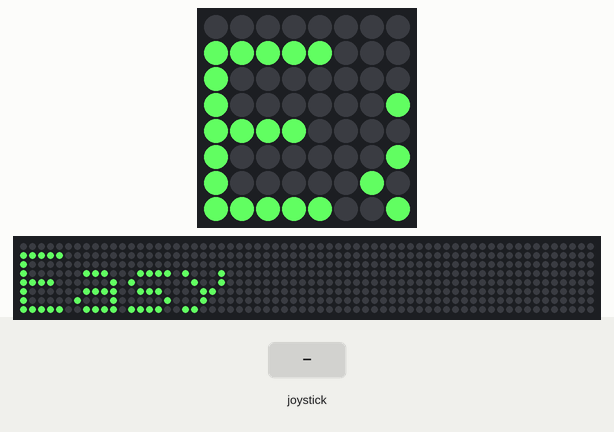
The program below on a simulated Raspberry Pi (BCM pin numbers) with a Sense HAT. Parts: the Sense HAT's 8×8 RGB LED matrix, a strip that is not on the board, showing the scrolling text unrolled. The inputs (shaded band) are chosen by the test bench. Random numbers come from a fixed seed; the 64×8 strip is a reading aid, not a part: it shows the text the matrix is scrolling, unrolled, one strip-width of it at a time; the clock reads 2024-03-15 10:24:30 at power-on unless the program sets it.

Above: at 10.4 s.
10.5 s: joystick clicked
At 11.26 s:
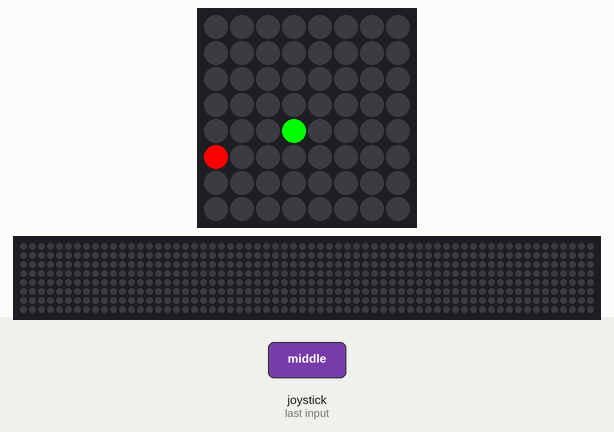
13.2 s: joystick pushed up
At 13.67 s:
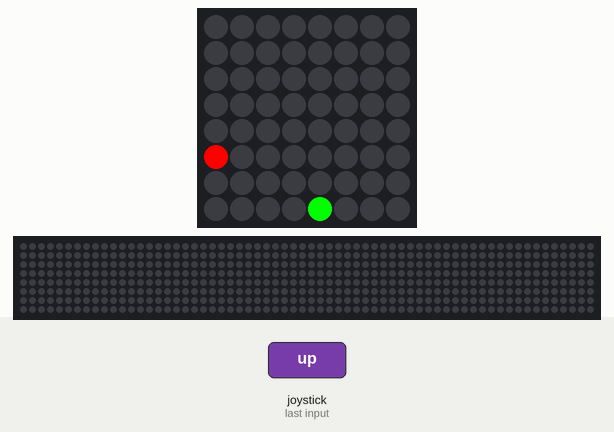
15.6 s: joystick pushed left
At 16.08 s:
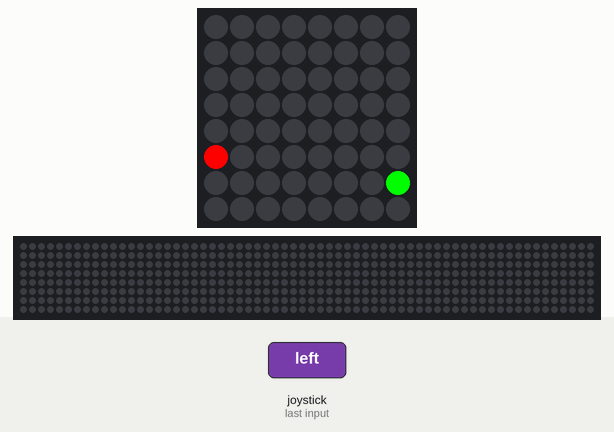
18.0 s: joystick pushed down
At 18.5 s:
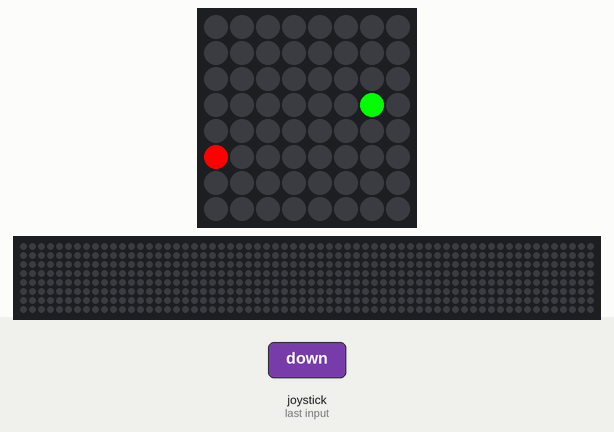
20.7 s: joystick pushed right
At 21.11 s:
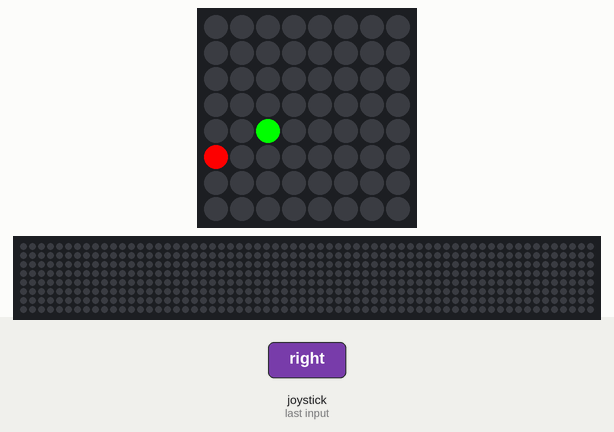
23.3 s: joystick pushed up
At 23.72 s:
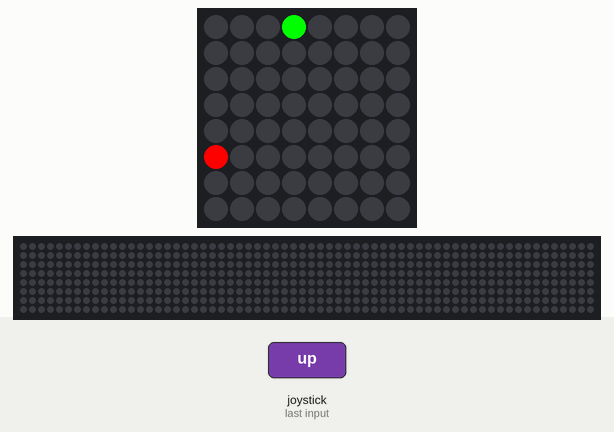

The program:

joystick.py
```python
from sense_hat import SenseHat
from random import randint, choice
from time import sleep
from time import time

sense = SenseHat()
bl = (0, 0, 0)
wh = (255, 255, 255)
gr = (0, 255, 0)
r = (255, 0, 0)
board_color = bl
timer = time()
directions = ('left', 'right', 'down', 'up')
s_head = [gr, [randint(3,4), randint(3,4)]]
s_dir = choice(directions)
a_starts = (0, 1, 2, 5, 6, 7)
apple = [r, choice(a_starts), choice(a_starts)]
apples_eaten = 0
tail = []
t_col = (0, 255, 31)

def gr_bg_helper():
    return (randint(0,100), randint(150,255), randint(0,100))

# mode lists: [speed, snake_color, apple_color, background, background change?]
easy_mode = [.2, gr, r, bl, False]
medium_mode = [.15, gr, r, bl, True]
hard_mode = [.1, gr, r, gr_bg_helper(), True]
sigma_rizz = [.08, gr, r, gr_bg_helper(), True]
modes = {
        'Easy': easy_mode,
        'Medium': medium_mode,
        'Hard': hard_mode,
        'Sigma Rizz': sigma_rizz
        }
mode_ops = list(modes.keys())

def set_head():
    global sense, s_head
    sense.set_pixel(s_head[1][0], s_head[1][1], s_head[0])

def set_tail():
    global tail, apples_eaten, t_col
    if len(tail) > apples_eaten:
        del tail[0]
    for tail_segment in tail:
        sense.set_pixel(tail_segment[0], tail_segment[1], t_col)

def set_apple():
    global apple
    sense.set_pixel(apple[1], apple[2], apple[0])

def new_apple():
    global apple, tail
    tail_x = []
    tail_y = []
    for seg in tail:
        tail_x.append(seg[0])
        tail_y.append(seg[1])
    bad_apple = True
    while bad_apple:
        x = choice([i for i in range(0,7) if i != s_head[1][0]])
        y = choice([i for i in range(0,7) if i != s_head[1][1]])
        if [x, y] not in tail:
            apple = [r, x, y]
            bad_apple = False

def check_eaten():
    global s_head, apple, apples_eaten
    if (s_head[1][0] == apple[1] and s_head[1][1] == apple[2]):
        set_head()
        new_apple()
        apples_eaten += 1
    return True

def check_collision():
    global s_head, tail
    if s_head[1] in tail:
        return True

def board_color_helper(mode):
    if mode == 'Easy':
        return (0,0,0)
    elif mode == 'Medium':
        return (randint(0,200), randint(0,200), randint(0,200))
    else:
        return gr_bg_helper()

def loop_helper(coord, d):
    if coord == 0 and d == -1:
        return 7
    elif coord == 7 and d == 1:
        return 0
    else:
        return coord + d

def switcheroo(notnormal):
    global t_col
    if notnormal:
        s_head[0] = r
#        t_col = r
        apple[0] = gr
    if not notnormal:
        s_head[0] = gr
#        t_col = gr
        apple[0] = r

def update_board(s_dir):
    global sense, bl, s_head, tail
    sense.clear(board_color)
    set_tail()
    set_head()
    set_apple()
    match s_dir:
        case 'left':
            s_head[1][0] = loop_helper(s_head[1][0], -1)
        case 'right':
            s_head[1][0] = loop_helper(s_head[1][0], 1)
        case 'down':
            s_head[1][1] = loop_helper(s_head[1][1], 1)
        case 'up':
            s_head[1][1] = loop_helper(s_head[1][1], -1)
    if (check_collision()):
        reset()
    if (check_eaten()):
        tail.append([s_head[1][0], s_head[1][1]])

def reset():
    global tail, s_head, apples_eaten, apple, timer
    for _ in range(25):
        sense.clear((randint(0,255), randint(0,255), randint(0,255)))
        sleep(0.05)
    sense.clear(bl)
    game_over_message = 'Score: ' + str(apples_eaten) + '   '
    sense.show_message(game_over_message, text_colour=(100,255,100), scroll_speed=0.035)
    sense.show_message('Press any button to restart', text_colour=(100, 255, 100), scroll_speed=0.035)
    start = time()
    timer = time()
    iterator = 5
    while True:
        if (time() - timer) > 1:
            timer = time()
            sense.show_message(str(iterator), text_colour=(100,255,100), scroll_speed=0.035)
            iterator -= 1
        if (time() - start) > 6:
            exit()
        if len(sense.stick.get_events()) > 0:
            break
    apples_eaten = 0
    apple = [r, choice(a_starts), choice(a_starts)]
    s_head = [gr, [randint(3,4), randint(3,4)]]
    tail = []
    gameloop()

def gameloop():
    global timer, s_head, s_dir, board_color, sense, modes
    sense.set_pixel(s_head[1][0], s_head[1][1], s_head[0])
    sense.show_message('Pick your game mode!', text_colour=(100,255,100), scroll_speed=0.035)
    picked = False
    index = 0

    while not picked:
        sense.show_message(mode_ops[index], text_colour=(100,255,100), scroll_speed=0.035)
        for event in sense.stick.get_events():
            if event.action == 'pressed' and event.direction == 'right':
                if index < 3:
                    index += 1
            elif event.action == 'pressed' and event.direction == 'left':
                if index > 0:
                    index -= 1
            elif event.action == 'pressed' and event.direction == 'middle':
                picked = True

    choice = mode_ops[index]
    board_color = board_color_helper(choice)
    update_board(s_dir)
    change_timer = time()
    normal = False
    while True:
        if time() > timer + 1:
            timer = time()
        for event in sense.stick.get_events():
            if event.action == 'pressed' and event.direction != 'middle':
                if event.direction == 'down' and s_dir != 'right':
                    s_dir = 'left'
                elif event.direction == 'up' and s_dir != 'left':
                    s_dir = 'right'
                elif event.direction == 'left' and s_dir != 'down':
                    s_dir = 'up'
                elif event.direction == 'right' and s_dir != 'up':
                    s_dir = 'down'
            if event.action == 'pressed' and event.direction == 'middle' and modes[choice][4]:
                board_color = board_color_helper(choice)
            if time() - change_timer > 2.5 and choice == 'Sigma Rizz':
                switcheroo(not normal)
                change_timer = time()
                normal = not normal

        update_board(s_dir)
        sleep(modes[choice][0])


sense.clear(bl)
sense.set_rotation(270)
gameloop()
```
